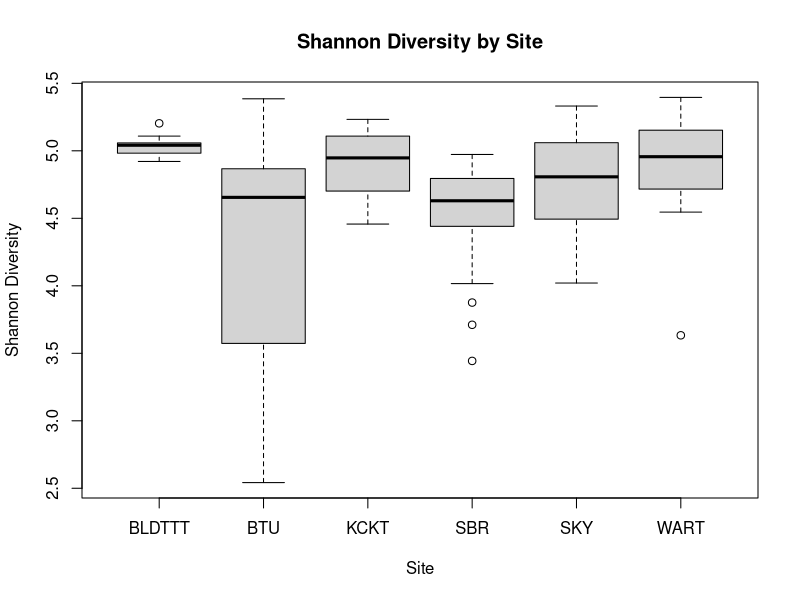
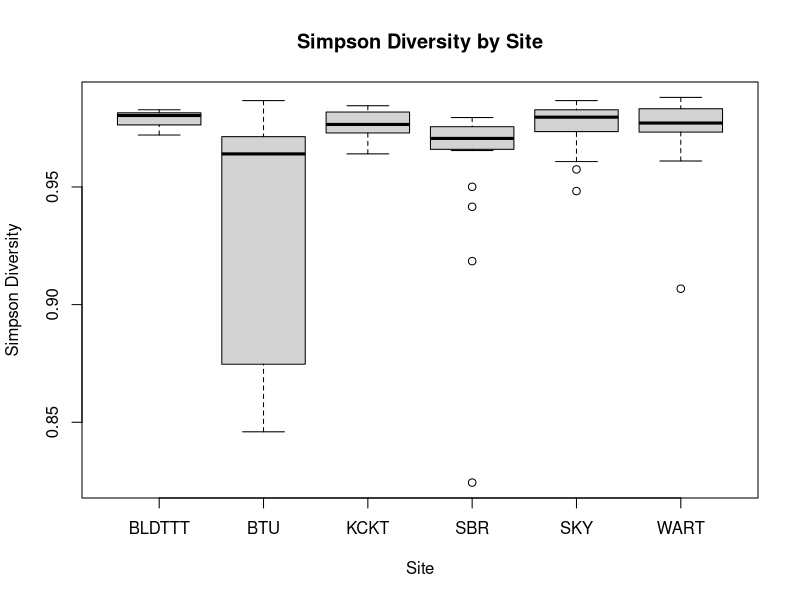

The R script that drew these images, in order:
library(vegan)
library(ggplot2)

setwd("C:/Users/15404/Documents/GitHub/research_project/rarefaction_curve/")

df <- read.csv("full_202109_genera_with_site.csv", header = TRUE, sep = ",")

head(df[][5:ncol(df)])
df1 = df[][5:ncol(df)]

# calculate diversity indices by site
shannon_diversity <- diversity(df1, index = "shannon")
simpson_diversity <- diversity(df1, index = "simpson")

df$shannon <- shannon_diversity
df$simpson <- simpson_diversity

boxplot(df$shannon ~ df$site, df,                                # Change main title and axis labels
        main = "Shannon Diversity by Site",
        xlab = "Site",
        ylab = "Shannon Diversity")

boxplot(df$simpson ~ df$site, df,                                # Change main title and axis labels
        main = "Simpson Diversity by Site",
        xlab = "Site",
        ylab = "Simpson Diversity")
